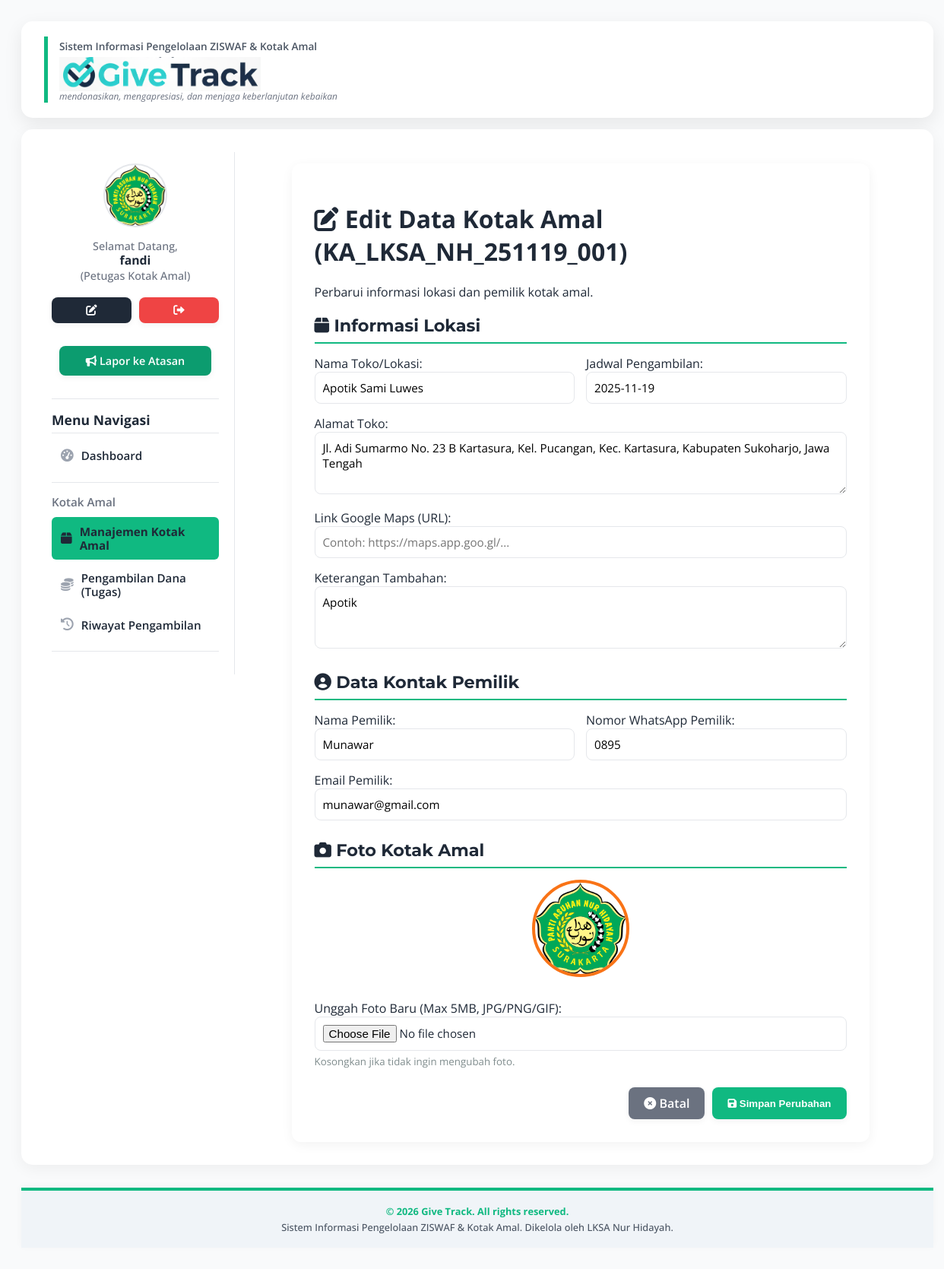
Screenshot of /pages/edit_kotak_amal.php?id=KA_LKSA_NH_251119_001 (signed in) with the database file from the repository.
### tables this page shows
CREATE TABLE `user` (
  `Id_user` varchar(30) NOT NULL,
  `Nama_User` varchar(100) NOT NULL,
  `Password` varchar(255) NOT NULL COMMENT 'Untuk menyimpan password yang di-hash',
  `Jabatan` varchar(50) NOT NULL,
  `Id_lksa` varchar(25) NOT NULL,
  `Foto` varchar(255) DEFAULT NULL,
  `Status` enum('Active','Archived') NOT NULL DEFAULT 'Active'
);

CREATE TABLE `kotakamal` (
  `ID_KotakAmal` varchar(30) NOT NULL,
  `Id_lksa` varchar(25) NOT NULL,
  `Nama_Toko` varchar(150) NOT NULL,
  `Alamat_Toko` text NOT NULL COMMENT 'Alamat lengkap gabungan',
  `ID_Provinsi` varchar(100) DEFAULT NULL,
  `ID_Kabupaten` varchar(100) DEFAULT NULL,
  `ID_Kecamatan` varchar(100) DEFAULT NULL,
  `ID_Kelurahan` varchar(100) DEFAULT NULL,
  `Nama_Pemilik` varchar(100) DEFAULT NULL,
  `WA_Pemilik` varchar(20) DEFAULT NULL,
  `Email` varchar(100) DEFAULT NULL,
  `Google_Maps_Link` varchar(255) DEFAULT NULL,
  `Jadwal_Pengambilan` varchar(50) DEFAULT NULL COMMENT 'Bisa berupa tanggal YYYY-MM-DD atau deskripsi hari',
  `Ket` text COMMENT 'Keterangan tambahan',
  `Foto` varchar(255) DEFAULT NULL,
  `Latitude` decimal(10,8) DEFAULT NULL,
  `Longitude` decimal(11,8) DEFAULT NULL,
  `Status` enum('Active','Archived') NOT NULL DEFAULT 'Active'
);

### pages/edit_kotak_amal.php (the view, shortened to what this page needs)
<?php
include '../config/database.php';
$id_kotak_amal = $_GET['id'] ?? '';
include '../includes/header.php';
$sql = "SELECT ka.*, ka.Google_Maps_Link FROM KotakAmal ka WHERE ka.ID_KotakAmal = ?";
$stmt = $conn->prepare($sql);
$stmt->bind_param("s", $id_kotak_amal);
$stmt->execute();
$result = $stmt->get_result();
$data_ka = $result->fetch_assoc();
?>
<div class="content" style="padding: 0; background: none; box-shadow: none;">
    <div class="form-container">
        <h1><i class="fas fa-edit"></i> Edit Data Kotak Amal (<?php echo htmlspecialchars($data_ka['ID_KotakAmal']); ?>)</h1>
        <p>Perbarui informasi lokasi dan pemilik kotak amal.</p>
        <form action="proses_edit_kotak_amal.php" method="POST" enctype="multipart/form-data">
            <div class="form-section">
                <h2><i class="fas fa-box"></i> Informasi Lokasi</h2>
                <div class="form-grid">
                    <div class="form-group">
                        <label>Nama Toko/Lokasi:</label>
                        <input type="text" name="nama_toko" value="<?php echo htmlspecialchars($data_ka['Nama_Toko']); ?>" required>
                    </div>
                    <div class="form-group">
                        <label>Jadwal Pengambilan:</label>
                        <input type="text" name="jadwal_pengambilan" value="<?php echo htmlspecialchars($data_ka['Jadwal_Pengambilan']); ?>">
                    </div>
                </div>
                <div class="form-group">
                    <label>Alamat Toko:</label>
                    <textarea name="alamat_toko" rows="3" cols="50"><?php echo htmlspecialchars($data_ka['Alamat_Toko']); ?></textarea>
                </div>
                <div class="form-group">
                    <label>Link Google Maps (URL):</label>
                    <input type="url" name="google_maps_link" value="<?php echo htmlspecialchars($data_ka['Google_Maps_Link'] ?? ''); ?>" placeholder="Contoh: https://maps.app.goo.gl/...">
                </div>
                <div class="form-group">
                    <label>Keterangan Tambahan:</label>
                    <textarea name="keterangan" rows="3" cols="50"><?php echo htmlspecialchars($data_ka['Ket']); ?></textarea>
                </div>
            </div>
            <div class="form-section">
                <h2><i class="fas fa-user-circle"></i> Data Kontak Pemilik</h2>
                <div class="form-grid">
                    <div class="form-group">
                        <label>Nama Pemilik:</label>
                        <input type="text" name="nama_pemilik" value="<?php echo htmlspecialchars($data_ka['Nama_Pemilik']); ?>">
                    </div>
                    <div class="form-group">
                        <label>Nomor WhatsApp Pemilik:</label>
                        <input type="text" name="wa_pemilik" value="<?php echo htmlspecialchars($data_ka['WA_Pemilik']); ?>">
                    </div>
                </div>
                <div class="form-group">
                    <label>Email Pemilik:</label>
                    <input type="email" name="email_pemilik" value="<?php echo htmlspecialchars($data_ka['Email']); ?>">
                </div>
            </div>
            <div class="form-section">
                <h2><i class="fas fa-camera"></i> Foto Kotak Amal</h2>
                <div class="form-group" style="text-align: center;">
                    <img src="../assets/img/<?php echo htmlspecialchars($data_ka['Foto'] ?? 'yayasan.png'); ?>" alt="Foto Kotak Amal" style="width: 120px; height: 120px; object-fit: cover; border-radius: 50%; border: 4px solid #F97316; margin-bottom: 10px;">
                </div>
                <div class="form-group">
                    <label>Unggah Foto Baru (Max 5MB, JPG/PNG/GIF):</label>
                    <input type="file" name="foto" accept="image/*">
                    <small style="color: #7f8c8d; display: block; margin-top: 5px;">Kosongkan jika tidak ingin mengubah foto.</small>
                </div>
            </div>
            <div class="form-actions">
                <a href="kotak-amal.php" class="btn btn-cancel"><i class="fas fa-times-circle"></i> Batal</a>
                <button type="submit" class="btn btn-success"><i class="fas fa-save"></i> Simpan Perubahan</button>
            </div>
        </form>
    </div>
</div>
<?php
include '../includes/footer.php';
?>

### includes/header.php (shortened to what this page needs)
<?php
$base_url = "http://" . $_SERVER['HTTP_HOST'] . "/lksa_nh/";
$current_page = basename($_SERVER['PHP_SELF']);
$current_dir = basename(dirname($_SERVER['PHP_SELF']));
$dashboard_active = ($current_page == 'index.php' || strpos($current_page, 'dashboard_') !== false) ? 'active' : '';
$kotak_amal_active = ($current_page == 'kotak-amal.php' || $current_page == 'tambah_kotak_amal.php' || $current_page == 'edit_kotak_amal.php') ? 'active' : '';
$dana_kotak_amal_active = ($current_page == 'dana-kotak-amal.php' || $current_page == 'edit_dana_kotak_amal.php' || $current_page == 'catat_pengambilan_ka.php' || $current_page == 'detail_surat_tugas.php') ? 'active' : '';
$riwayat_ka_active = ($current_page == 'riwayat_dana_kotak_amal.php') ? 'active' : '';
$show_sidebar = false;
$sidebar_html = '';
if (isset($_SESSION['loggedin']) && isset($_SESSION['id_user'])) {
    if (isset($conn)) {
        $id_user = $_SESSION['id_user'];
        $user_info_sql = "SELECT Nama_User, Foto, Jabatan FROM User WHERE Id_user = '$id_user'";
        $user_info_result = $conn->query($user_info_sql);
        $user_info = $user_info_result ? $user_info_result->fetch_assoc() : null;
        $nama_user = $user_info['Nama_User'] ?? 'Pengguna';
        $foto_user = $user_info['Foto'] ?? '';
        $jabatan = $user_info['Jabatan'] ?? '';
        $foto_path = $foto_user ? $base_url . 'assets/img/' . $foto_user : $base_url . 'assets/img/yayasan.png';
        $sidebar_stats = $sidebar_stats ?? '';
        if ($current_page == 'index.php' || $current_dir == 'dashboards' || in_array($current_page, ['lksa.php', 'users.php', 'donatur.php', 'sumbangan.php', 'kotak-amal.php', 'verifikasi-donasi.php', 'dana-kotak-amal.php', 'tambah_pimpinan.php', 'tambah_pengguna.php', 'tambah_donatur.php', 'tambah_kotak_amal.php', 'tambah_sumbangan.php', 'laporan.php', 'tambah_laporan.php', 'edit_pengguna.php', 'edit_donatur.php', 'edit_sumbangan.php', 'edit_kotak_amal.php', 'edit_lksa.php', 'edit_dana_kotak_amal.php', 'detail_sumbangan.php', 'detail_laporan.php', 'export_data_menu.php', 'riwayat_dana_kotak_amal.php'])) {
            if ($current_page != 'dashboard_donatur.php' && $current_page != 'dashboard_pemilik_kotak_amal.php') {
                $show_sidebar = true;
            }
        }
        if ($show_sidebar) {
            ?>
            <div class="sidebar-wrapper">
                <img src="<?php echo htmlspecialchars($foto_path); ?>" alt="Foto Profil" class="profile-img">
                <p class="welcome-text-sidebar">Selamat Datang,<br>
                    <strong><?php echo htmlspecialchars($nama_user); ?></strong> (<?php echo htmlspecialchars($jabatan); ?>)
                </p>
                <div class="sidebar-util-btns">
                    <a href="<?php echo $base_url; ?>pages/edit_pengguna.php?id=<?php echo htmlspecialchars($id_user); ?>"
                        class="btn btn-primary sidebar-small-btn" title="Edit Profil"><i class="fas fa-edit"></i></a>
                    <a href="<?php echo $base_url; ?>login/logout.php" class="btn btn-danger sidebar-small-btn" title="Logout"><i class="fas fa-sign-out-alt"></i>
                        </a>
                </div>
                <?php if ($jabatan != 'Pimpinan') { ?>
                <a href="<?php echo $base_url; ?>pages/tambah_laporan.php" class="btn btn-warning"
                    style="margin-top: 15px; margin-bottom: 15px; background-color: #0c9c6f; color: white; width: 100%; box-sizing: border-box;">
                    <i class="fas fa-bullhorn"></i> Lapor ke Atasan
                </a>
                <?php } ?>
                <hr>
                <?php echo $sidebar_stats; ?> <h2>Menu Navigasi</h2>
                <div class="sidebar-nav-group">
                    <a href="<?php echo $base_url; ?>index.php" class="sidebar-nav-item <?php echo $dashboard_active; ?>">
                        <i class="fas fa-tachometer-alt"></i> Dashboard
                    </a>
                </div>
                <?php if ($_SESSION['jabatan'] == 'Pimpinan' || $_SESSION['jabatan'] == 'Kepala LKSA' || $_SESSION['jabatan'] == 'Petugas Kotak Amal') { ?>
                    <hr class="nav-divider">
                    <h3>Kotak Amal</h3>
                    <div class="sidebar-nav-group">
                        <a href="<?php echo $base_url; ?>pages/kotak-amal.php" class="sidebar-nav-item <?php echo $kotak_amal_active; ?>">
                            <i class="fas fa-box"></i> Manajemen Kotak Amal
                        </a>
                        <a href="<?php echo $base_url; ?>pages/dana-kotak-amal.php" class="sidebar-nav-item <?php echo $dana_kotak_amal_active; ?>">
                            <i class="fas fa-coins"></i> Pengambilan Dana (Tugas)
                        </a>
                        <a href="<?php echo $base_url; ?>pages/riwayat_dana_kotak_amal.php" class="sidebar-nav-item <?php echo $riwayat_ka_active; ?>">
                            <i class="fas fa-history"></i> Riwayat Pengambilan
                        </a>
                        </div>
                <?php } ?>
                <hr>
            </div>
            <?php
            $sidebar_html = ob_get_clean();
        }
    }
}
?>
<!DOCTYPE html>
<html lang="id">
<head>
    <link rel="stylesheet" href="https://cdnjs.cloudflare.com/ajax/libs/font-awesome/6.0.0-beta3/css/all.min.css">
</head>
<body>
    <div class="container">
        <div class="header">
            <div class="header-logo-section">
                <span class="header-slogan-top">Sistem Informasi Pengelolaan ZISWAF & Kotak Amal</span>
                <h1 class="header-title-main">
                     <img src="<?php echo $base_url; ?>assets/img/give_track_logo_final.png" alt="Give Track Logo System" class="header-logo-img">
                </h1>
                <span class="header-slogan-bottom">mendonasikan, mengapresiasi, dan menjaga keberlanjutan kebaikan</span>
            </div>
        </div>
        <?php if ($show_sidebar) { ?>
            <div class="content">
                <?php echo $sidebar_html; ?>
                <div class="main-content-area">
                <?php } else { ?>
                    <div class="content">
                    <?php } ?>

### rows the page displays
user: Nama_User "fandi", Jabatan "Petugas Kotak Amal"
kotakamal: ID_KotakAmal "KA_LKSA_NH_251119_001", nama_toko "Apotik Sami Luwes", jadwal_pengambilan "2025-11-19", alamat_toko "Jl. Adi Sumarmo No. 23 B Kartasura, Kel. Pucangan, Kec. Kartasura, Kabupaten Sukoharjo, Jawa Tengah", keterangan "Apotik", nama_pemilik "Munawar", wa_pemilik "0895", email_pemilik "munawar@gmail.com"
